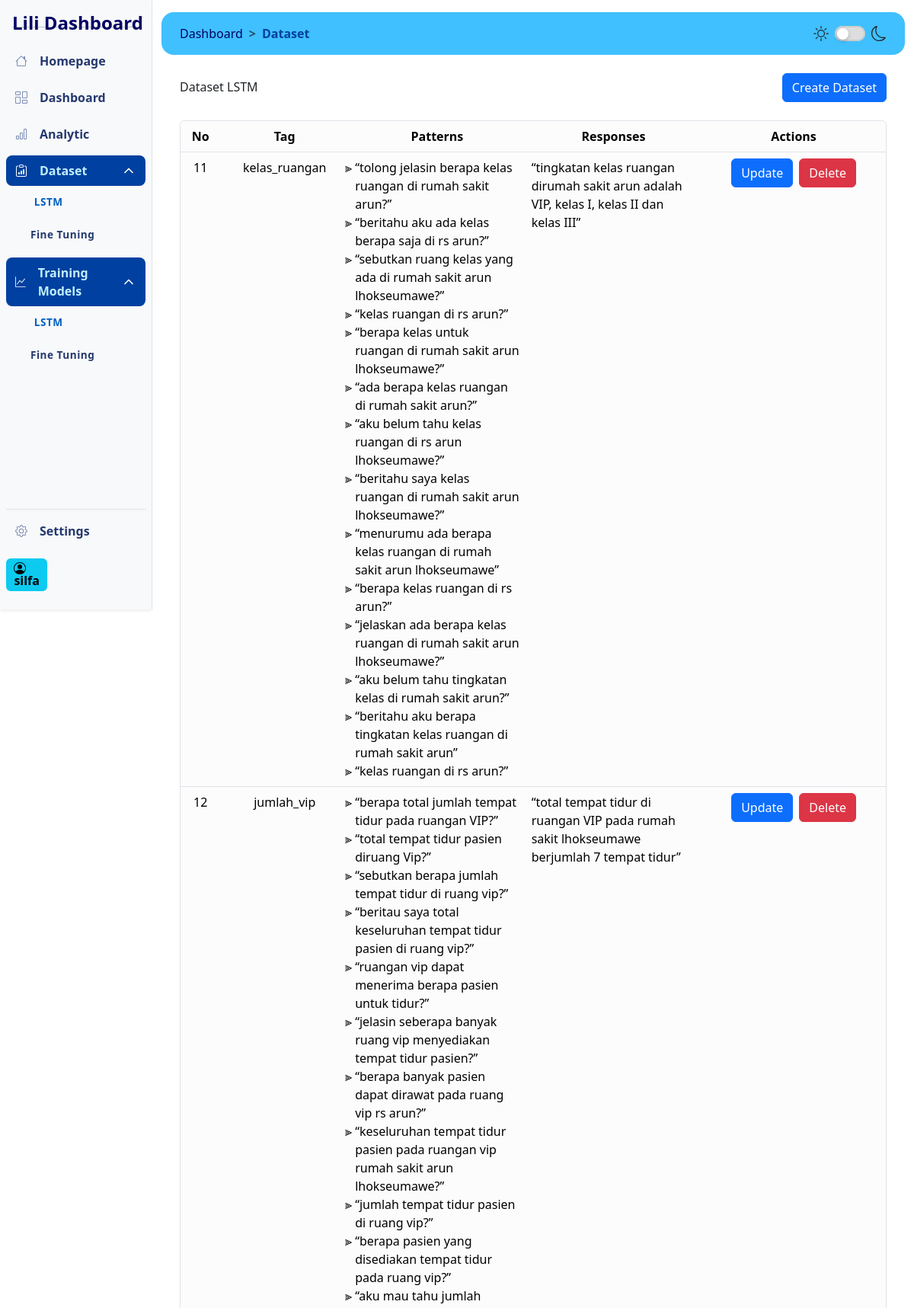
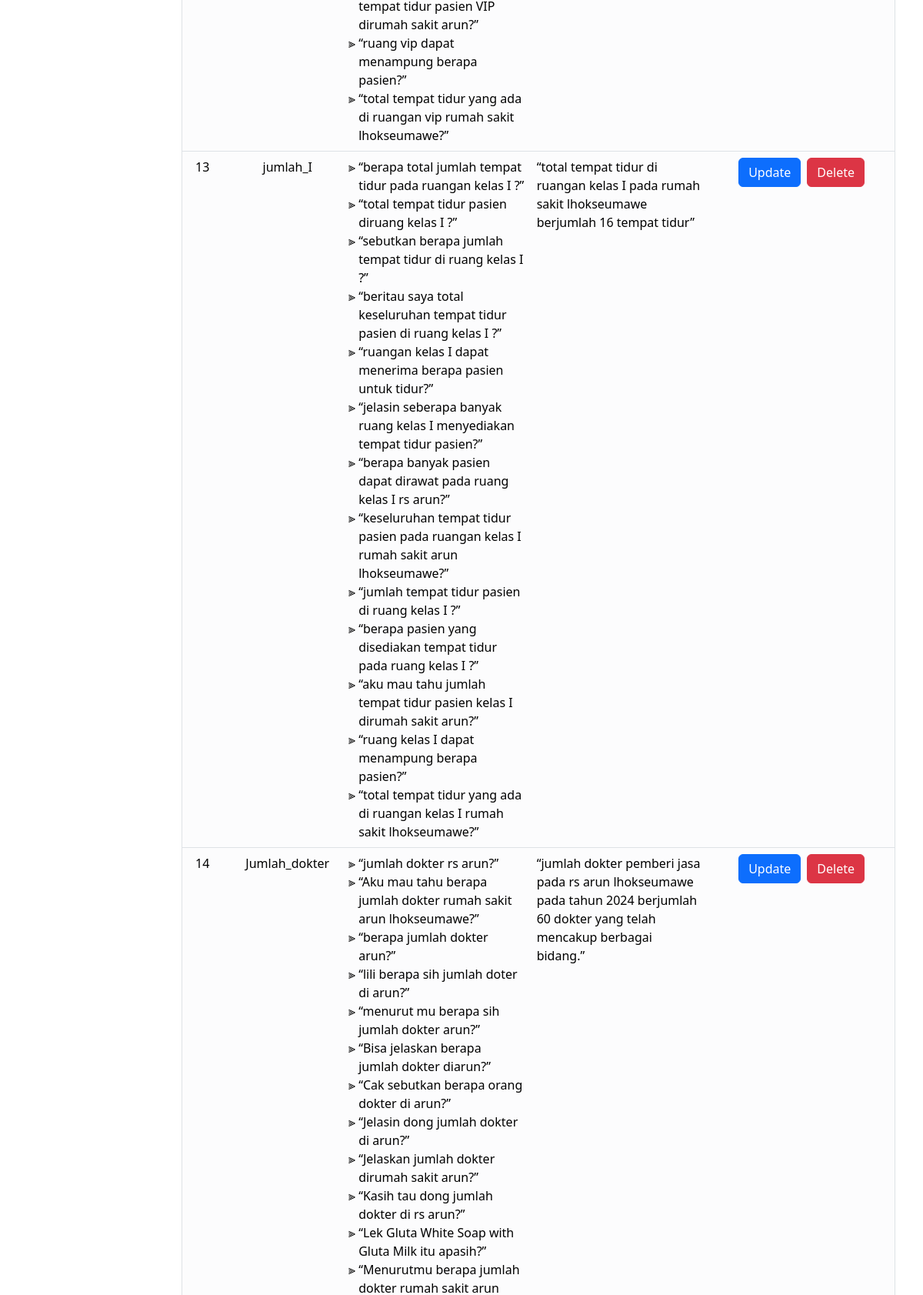
Page /dashboard/dataset?page=2 (signed in, upper part) on the committed database (2 pictures, top to bottom).
### models/auth_model.py (models this page shows, shortened)
class User(db.Model, UserMixin):
    id = db.Column(db.Integer, primary_key=True)
    username = db.Column(db.String(255), unique=True, nullable=False, index=True)
    fullname = db.Column(db.String(255), nullable=False)
    email = db.Column(db.String(150), unique=True, nullable=False, index=True)
    password = db.Column(db.String(255), nullable=False)
    created_at = db.Column(db.DateTime, default=datetime.utcnow)
    last_login = db.Column(db.DateTime)
    is_active = db.Column(db.Boolean, default=True)
    role = db.Column(db.String(50), nullable=False, default='user')  # New role column

### models/lstm_model.py (models this page shows, shortened)
class Lstm(db.Model):
    id = db.Column(db.Integer, primary_key=True)
    tag = db.Column(db.String(80), nullable=False)
    patterns = db.Column(db.Text, nullable=False)
    responses = db.Column(db.Text, nullable=False)

### controller/view_Lstm.py (the view)
@lstm.route("/dashboard/dataset", methods=["GET"])
@login_required
def read_lstm():
    page = request.args.get("page", 1, type=int)
    per_page = 10
    lstm_query = Lstm.query.paginate(page=page, per_page=per_page, error_out=False)
    start_number = (page - 1) * per_page + 1
    return render_template(
        "pages/dataset.html",
        lstm=lstm_query.items,
        pagination=lstm_query,
        start_number=start_number,
    )

### templates/pages/dataset.html (shortened to what this page needs)
<!DOCTYPE html>
{% extends 'dashboard.html' %} {% block content %}
<header class="my-4 d-flex justify-content-between align-items-center">
  <h1>Dataset LSTM</h1>
  <button type="button" class="btn btn-primary" id="create-btn" data-bs-toggle="modal" data-bs-target="#createModal">Create Dataset</button>
</header>
<section class="table-responsive mb-3">
  <div class="border rounded shadow-sm">
    <table class="table table-hover">
      <thead>
        <tr class="text-center">
          <th scope="col">No</th>
          <th scope="col">Tag</th>
          <th scope="col" class="w-25">Patterns</th>
          <th scope="col" class="w-25">Responses</th>
          <th scope="col">Actions</th>
        </tr>
      </thead>
      <tbody>
        {% for lstm_data in lstm %}
        <tr>
          <td class="text-center" id="dataset-id">{{ start_number + loop.index0 }}</td>
          <td class="text-center">{{ lstm_data.tag }}</td>
          <td>
            <ul class="pattern-container" style="list-style-type: '⫸ '">
              {% for pattern in lstm_data.patterns.split(',') %}
              <li class="pattern-item">&OpenCurlyDoubleQuote;{{ pattern.strip() }}&CloseCurlyDoubleQuote;{% if not loop.last %}{% endif %}</li>
              {% endfor %}
            </ul>
          </td>
          <td class="text-start">&OpenCurlyDoubleQuote;{{ lstm_data.responses }}&CloseCurlyDoubleQuote;</td>
          <td>
            <div class="d-flex justify-content-center align-items-center gap-2">
              <button
                type="button"
                class="btn btn-primary open-update-modal-button"
                data-id="{{ lstm_data.id }}"
                data-tag="{{ lstm_data.tag }}"
                data-patterns="{{ lstm_data.patterns }}"
                data-responses="{{ lstm_data.responses }}"
                data-bs-toggle="modal"
                data-bs-target="#updateModal"
              >
                Update
              </button>
              <form id="delete-form" method="POST" data-id="{{ lstm_data.id }}">
                <button type="submit" class="btn btn-danger">Delete</button>
              </form>
            </div>
          </td>
        </tr>
        {% endfor %}
      </tbody>
    </table>
  </div>
</section>
{% endblock %}

### templates/partials/sidebar.html (shortened to what this page needs)
<aside
  class="col-lg-2 gx-0 position-sticky top-0 border-end border-light-subtle d-flex flex-column offcanvas-lg offcanvas-start"
  id="sidebar"
  tabindex="-1"
  aria-labelledby="offcanvasLabel"
>
  <div class="sidebar-wrapper active top-0 bg-body-tertiary shadow-sm d-flex flex-column h-100">
    <header class="sidebar-header position-relative">
      <div class="d-flex justify-content-between align-items-center">
        <div class="logo">
          <h1 class="navbar-brand fs-4">Lili Dashboard</h1>
        </div>
      </div>
      <hr />
    </header>
    <nav class="sidebar-menu d-flex flex-column justify-content-between h-100">
      <div class="menu">
        <div class="sidebar-item">
          <a href="/" class="sidebar-link">
            Homepage
          </a>
        </div>
        <div class="sidebar-item">
          <a href="{{ url_for('route.dashboard') }}" class="sidebar-link">
            Dashboard
          </a>
        </div>
        <div class="sidebar-item">
          <a href="/analytic" class="sidebar-link">
            Analytic
          </a>
        </div>
        <div class="sidebar-item has-sub">
          <div class="sidebar-link">
            <span>Dataset</span>
          </div>
          <div class="submenu">
            <div class="submenu-item">
              <a href="{{ url_for('lstm.read_lstm') }}" class="submenu-link">LSTM</a>
            </div>
            <div class="submenu-item">
              <a href="{{ url_for('fineTuning.view_finetuning_data') }}" class="submenu-link">Fine Tuning</a>
            </div>
          </div>
        </div>
        <div class="sidebar-item has-sub">
          <div class="sidebar-link">
            <span>Training Models</span>
          </div>
          <div class="submenu">
            <div class="submenu-item">
              <a href="{{ url_for('lstm_train.home') }}" class="submenu-link">LSTM</a>
            </div>
            <div class="submenu-item">
              <a href="/fine-tuning" class="submenu-link">Fine Tuning</a>
            </div>
          </div>
        </div>
      </div>
      <div class="menu mb-4">
        <div class="sidebar-item mb-3 border-top">
          <a href="{{ url_for('auth.logout') }}" class="sidebar-link">
            Settings
          </a>
        </div>
        <span class="badge text-bg-info fs-6">
          {{ current_user.fullname }}
        </span>
      </div>
    </nav>
  </div>
</aside>

### static/css/dashboard-style.css (style rules this page uses)
:root, [data-bs-theme="light"] { color-scheme: light; --blue-darkest: #000066; --blue-darker: #002080; --blue-dark: #0040a0; --blue: #0060c0; --blue-light: #0080e0; --blue-lighter: #00a0ff; --blue-lightest: rgb(64, 192, 255); --blue-pale: #80e0ff; --blue-paler: #c0f0ff; --sidebar-link: #25396f; --sidebar-link-active: var(--blue); --bs-primary: var(--blue); --nav-brand-color: var(--blue-darkest); }
.table { --bs-table-bg: var(--bs-light-bg-subtle) !important; border-radius: 0.5rem; overflow: hidden; }

### rows in the picture
User: fullname "silfa"
Lstm: start_number+loop.index0 "11", tag "kelas_ruangan", strip "tolong jelasin berapa kelas ruangan di rumah sakit arun?" "beritahu aku ada kelas berapa saja di rs arun?" "sebutkan ruang kelas yang ada di rumah sakit arun lhokseumawe?" "kelas ruangan di rs arun?" "berapa kelas untuk ruangan di rumah sakit arun lhokseumawe?" "ada berapa kelas ruangan di rumah sakit arun?" "aku belum tahu kelas ruangan di rs arun lhokseumawe?" "beritahu saya kelas ruangan di rumah sakit arun lhokseumawe?" "menurumu ada berapa kelas ruangan di rumah sakit arun lhokseumawe" "berapa kelas ruangan di rs arun?" "jelaskan ada berapa kelas ruangan di rumah sakit arun lhokseumawe?" "aku belum tahu tingkatan kelas di rumah sakit arun?" "beritahu aku berapa tingkatan kelas ruangan di rumah sakit arun" "kelas ruangan di rs arun?", responses "tingkatan kelas ruangan dirumah sakit arun adalah VIP, kelas I, kelas II dan kelas III"
Lstm: start_number+loop.index0 "12", tag "jumlah_vip", strip "berapa total jumlah tempat tidur pada ruangan VIP?" "total tempat tidur pasien diruang Vip?" "sebutkan berapa jumlah tempat tidur di ruang vip?" "beritau saya total keseluruhan tempat tidur pasien di ruang vip?" "ruangan vip dapat menerima berapa pasien untuk tidur?" "jelasin seberapa banyak ruang vip menyediakan tempat tidur pasien?" "berapa banyak pasien dapat dirawat pada ruang vip rs arun?" "keseluruhan tempat tidur pasien pada ruangan vip rumah sakit arun lhokseumawe?" "jumlah tempat tidur pasien di ruang vip?" "berapa pasien yang disediakan tempat tidur pada ruang vip?" "aku mau tahu jumlah tempat tidur pasien VIP dirumah sakit arun?" "ruang vip dapat menampung berapa pasien?" "total tempat tidur yang ada di ruangan vip rumah sakit lhokseumawe?", responses "total tempat tidur di ruangan VIP pada rumah sakit lhokseumawe berjumlah 7 tempat tidur"
Lstm: start_number+loop.index0 "13", tag "jumlah_I", strip "berapa total jumlah tempat tidur pada ruangan kelas I ?" "total tempat tidur pasien diruang kelas I ?" "sebutkan berapa jumlah tempat tidur di ruang kelas I ?" "beritau saya total keseluruhan tempat tidur pasien di ruang kelas I ?" "ruangan kelas I dapat menerima berapa pasien untuk tidur?" "jelasin seberapa banyak ruang kelas I menyediakan tempat tidur pasien?" "berapa banyak pasien dapat dirawat pada ruang kelas I rs arun?" "keseluruhan tempat tidur pasien pada ruangan kelas I rumah sakit arun lhokseumawe?" "jumlah tempat tidur pasien di ruang kelas I ?" "berapa pasien yang disediakan tempat tidur pada ruang kelas I ?" "aku mau tahu jumlah tempat tidur pasien kelas I dirumah sakit arun?" "ruang kelas I dapat menampung berapa pasien?" "total tempat tidur yang ada di ruangan kelas I rumah sakit lhokseumawe?", responses "total tempat tidur di ruangan kelas I pada rumah sakit lhokseumawe berjumlah 16 tempat tidur"
Lstm: start_number+loop.index0 "14", tag "Jumlah_dokter", strip "jumlah dokter rs arun?" "Aku mau tahu berapa jumlah dokter rumah sakit arun lhokseumawe?" "berapa jumlah dokter arun?" "lili berapa sih jumlah doter di arun?" "menurut mu berapa sih jumlah dokter arun?" "Bisa jelaskan berapa jumlah dokter diarun?" "Cak sebutkan berapa orang dokter di arun?" "Jelasin dong jumlah dokter di arun?" "Jelaskan jumlah dokter dirumah sakit arun?" "Kasih tau dong jumlah dokter di rs arun?" "Lek Gluta White Soap with Gluta Milk itu apasih?", responses "jumlah dokter pemberi jasa pada rs arun lhokseumawe pada tahun 2024 berjumlah 60 dokter yang telah mencakup berbagai bidang."
